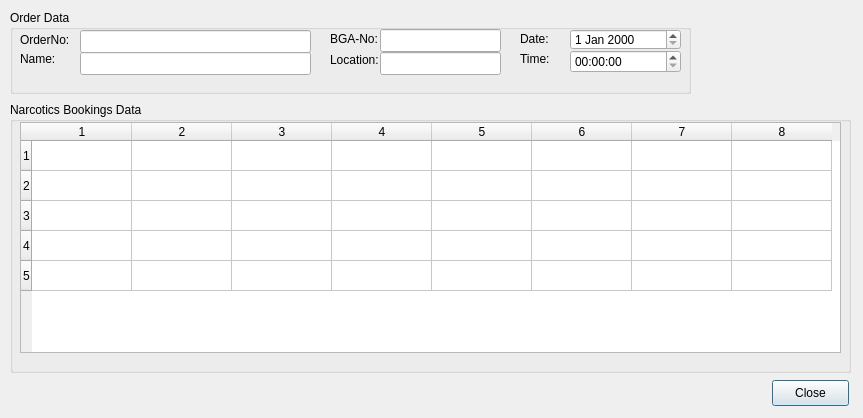
<ui version="4.0" >
 <class>OrderDetailsVCClass</class>
 <widget class="QDialog" name="OrderDetailsVCClass" >
  <property name="geometry" >
   <rect>
    <x>0</x>
    <y>0</y>
    <width>863</width>
    <height>418</height>
   </rect>
  </property>
  <property name="windowTitle" >
   <string>NA20 OrderDetailsVC</string>
  </property>
  <widget class="QGroupBox" name="grpNarcoticsBookingsData" >
   <property name="geometry" >
    <rect>
     <x>10</x>
     <y>102</y>
     <width>841</width>
     <height>271</height>
    </rect>
   </property>
   <property name="title" >
    <string>Narcotics Bookings Data</string>
   </property>
   <widget class="BasarTableWidget" name="tableWidget" >
    <property name="geometry" >
     <rect>
      <x>10</x>
      <y>20</y>
      <width>821</width>
      <height>231</height>
     </rect>
    </property>
    <property name="selectionMode" >
     <enum>QAbstractItemView::SingleSelection</enum>
    </property>
    <property name="selectionBehavior" >
     <enum>QAbstractItemView::SelectRows</enum>
    </property>
    <property name="rowCount" >
     <number>5</number>
    </property>
    <property name="columnCount" >
     <number>8</number>
    </property>
    <row/>
    <row/>
    <row/>
    <row/>
    <row/>
    <column/>
    <column/>
    <column/>
    <column/>
    <column/>
    <column/>
    <column/>
    <column/>
   </widget>
  </widget>
  <widget class="QGroupBox" name="grpOrderData" >
   <property name="geometry" >
    <rect>
     <x>10</x>
     <y>10</y>
     <width>681</width>
     <height>84</height>
    </rect>
   </property>
   <property name="title" >
    <string>Order Data</string>
   </property>
   <widget class="QLabel" name="lblOrderNo" >
    <property name="geometry" >
     <rect>
      <x>10</x>
      <y>20</y>
      <width>71</width>
      <height>20</height>
     </rect>
    </property>
    <property name="text" >
     <string>OrderNo:</string>
    </property>
   </widget>
   <widget class="QLabel" name="lblBGANo" >
    <property name="geometry" >
     <rect>
      <x>320</x>
      <y>20</y>
      <width>50</width>
      <height>18</height>
     </rect>
    </property>
    <property name="text" >
     <string>BGA-No:</string>
    </property>
   </widget>
   <widget class="QLabel" name="lblLocation" >
    <property name="geometry" >
     <rect>
      <x>320</x>
      <y>40</y>
      <width>61</width>
      <height>20</height>
     </rect>
    </property>
    <property name="text" >
     <string>Location:</string>
    </property>
   </widget>
   <widget class="QLabel" name="lblTime" >
    <property name="geometry" >
     <rect>
      <x>510</x>
      <y>40</y>
      <width>53</width>
      <height>18</height>
     </rect>
    </property>
    <property name="text" >
     <string>Time:</string>
    </property>
   </widget>
   <widget class="QLabel" name="lblName" >
    <property name="geometry" >
     <rect>
      <x>10</x>
      <y>40</y>
      <width>53</width>
      <height>18</height>
     </rect>
    </property>
    <property name="text" >
     <string>Name:</string>
    </property>
   </widget>
   <widget class="QLabel" name="lblDate" >
    <property name="geometry" >
     <rect>
      <x>510</x>
      <y>20</y>
      <width>53</width>
      <height>18</height>
     </rect>
    </property>
    <property name="text" >
     <string>Date:</string>
    </property>
   </widget>
   <widget class="QLineEdit" name="purchaseorderno" >
    <property name="geometry" >
     <rect>
      <x>70</x>
      <y>20</y>
      <width>231</width>
      <height>23</height>
     </rect>
    </property>
    <property name="readOnly" >
     <bool>true</bool>
    </property>
   </widget>
   <widget class="QLineEdit" name="customersupplierlocation" >
    <property name="geometry" >
     <rect>
      <x>370</x>
      <y>42</y>
      <width>121</width>
      <height>23</height>
     </rect>
    </property>
    <property name="readOnly" >
     <bool>true</bool>
    </property>
   </widget>
   <widget class="BasarTimeEdit" name="transactiontime" >
    <property name="enabled" >
     <bool>true</bool>
    </property>
    <property name="geometry" >
     <rect>
      <x>560</x>
      <y>40</y>
      <width>111</width>
      <height>23</height>
     </rect>
    </property>
    <property name="readOnly" >
     <bool>false</bool>
    </property>
   </widget>
   <widget class="QLineEdit" name="customersupplierno" >
    <property name="geometry" >
     <rect>
      <x>370</x>
      <y>19</y>
      <width>121</width>
      <height>23</height>
     </rect>
    </property>
    <property name="readOnly" >
     <bool>false</bool>
    </property>
   </widget>
   <widget class="QLineEdit" name="customersuppliername" >
    <property name="geometry" >
     <rect>
      <x>70</x>
      <y>42</y>
      <width>231</width>
      <height>23</height>
     </rect>
    </property>
    <property name="frame" >
     <bool>true</bool>
    </property>
    <property name="readOnly" >
     <bool>true</bool>
    </property>
   </widget>
   <widget class="BasarDateEdit" name="transactiondate" >
    <property name="geometry" >
     <rect>
      <x>560</x>
      <y>19</y>
      <width>111</width>
      <height>21</height>
     </rect>
    </property>
   </widget>
  </widget>
  <widget class="QPushButton" name="btnClose" >
   <property name="geometry" >
    <rect>
     <x>772</x>
     <y>380</y>
     <width>77</width>
     <height>26</height>
    </rect>
   </property>
   <property name="text" >
    <string>Close</string>
   </property>
  </widget>
 </widget>
 <layoutdefault spacing="6" margin="11" />
 <customwidgets>
  <customwidget>
   <class>BasarTableWidget</class>
   <extends>QTableWidget</extends>
   <header>libbasarqtwidget_tablewidget.h</header>
  </customwidget>
  <customwidget>
   <class>BasarDateEdit</class>
   <extends>QDateEdit</extends>
   <header>libbasarqtwidget_dateedit.h</header>
  </customwidget>
  <customwidget>
   <class>BasarTimeEdit</class>
   <extends>QTimeEdit</extends>
   <header>libbasarqtwidget_timeedit.h</header>
  </customwidget>
 </customwidgets>
 <tabstops>
  <tabstop>purchaseorderno</tabstop>
  <tabstop>customersupplierno</tabstop>
  <tabstop>customersuppliername</tabstop>
  <tabstop>customersupplierlocation</tabstop>
  <tabstop>transactiontime</tabstop>
  <tabstop>tableWidget</tabstop>
  <tabstop>btnClose</tabstop>
 </tabstops>
 <resources/>
 <connections/>
</ui>
